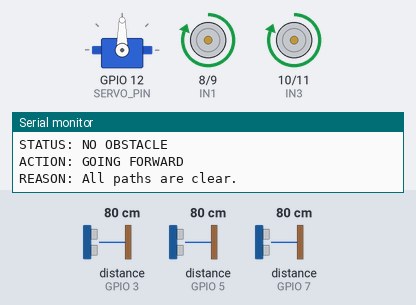
Recording of a sketch running on a simulated ESP32. On the bench: servo, motor-driver pin pairs drawn as motors (green arrow = first pin HIGH = forward, orange = second pin HIGH = backward, longer = more drive), the last lines printed to the serial monitor. Wiring (inferred from the names in the program): 3 × ultrasonic range finder: trigger GPIO 2, echo GPIO 3 / trigger GPIO 4, echo GPIO 5 / trigger GPIO 6, echo GPIO 7. Inputs (shaded band) come from the test bench; at power-on: distance to the obstacle (sensors on GPIO 3, GPIO 5, GPIO 7) 80 cm. The echo pulse lasts 58.3 µs per cm.

Above: at 1.7 s.
1.8 s: distance to the obstacle (sensor on GPIO 3) set to 28 cm
3.3 s: distance to the obstacle (sensor on GPIO 3) set to 24 cm
At 3.82 s:
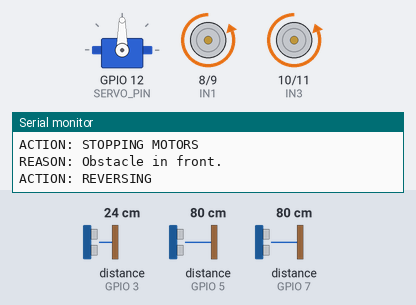
At 5.1 s:
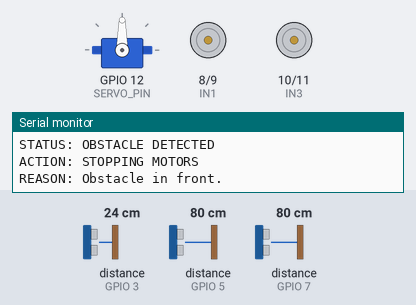
6.3 s: distance to the obstacle (sensor on GPIO 5) set to 84 cm
9.3 s: distance to the obstacle (sensor on GPIO 5) set to 2 cm
12.3 s: distance to the obstacle (sensor on GPIO 7) set to 2 cm
At 13.8 s:
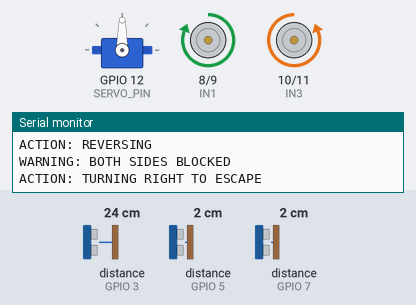
15.3 s: distance to the obstacle (sensor on GPIO 7) set to 18 cm
18.3 s: distance to the obstacle (sensor on GPIO 7) set to 23 cm
At 20.64 s:
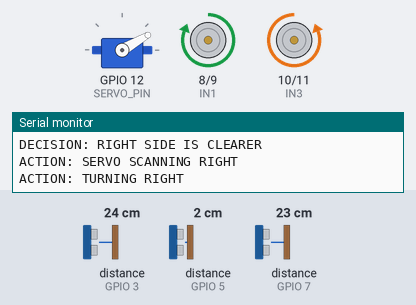
Timing chart, 0 to 22.3 s (numbered marks = the images above; inputs shaded):
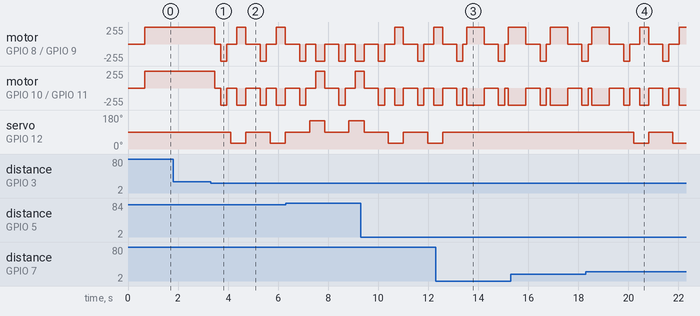

Measured:
- the behaviour switches between 27 and 26 cm on distance to the obstacle (sensor on GPIO 3) (found by bisection; images 0 and 1)
- the behaviour switches between 20 and 21 cm on distance to the obstacle (sensor on GPIO 7) (found by bisection; images 3 and 4)
- after the input at 12.3 s, servo on GPIO 12 (SERVO_PIN): goes on until 12.6 s, then stays 90°
- after the input at 18.3 s, servo on GPIO 12 (SERVO_PIN): 90° → 30° after 1.9 s, → 90° 0.60 s later, → 30° 0.97 s later

The sketch:

obs_det.ino
```cpp
#include <Servo.h>

const int TRIG_F = 2;
const int ECHO_F = 3;

const int TRIG_L = 4;
const int ECHO_L = 5;

const int TRIG_R = 6;
const int ECHO_R = 7;

const int IN1 = 8;
const int IN2 = 9;
const int IN3 = 10;
const int IN4 = 11;

const int SERVO_PIN = 12;
Servo scanServo;

const int SAFE_DISTANCE = 25;
const int SIDE_CLEARANCE = 20;

const int SERVO_CENTER = 90;
const int SERVO_LEFT = 150;
const int SERVO_RIGHT = 30;

const int REVERSE_TIME = 250;
const int TURN_TIME = 350;

long getDistance(int trigPin, int echoPin) {
  digitalWrite(trigPin, LOW);
  delayMicroseconds(3);

  digitalWrite(trigPin, HIGH);
  delayMicroseconds(10);
  digitalWrite(trigPin, LOW);

  unsigned long duration =
      pulseIn(echoPin, HIGH, 25000UL);

  if (duration == 0) {
    return 250;
  }

  long distance = duration * 0.0343 / 2.0;

  return distance;
}

void readSensors(long &front, long &left, long &right) {
  front = getDistance(TRIG_F, ECHO_F);
  delay(35);

  left = getDistance(TRIG_L, ECHO_L);
  delay(35);

  right = getDistance(TRIG_R, ECHO_R);
  delay(35);
}

void stopMotors() {
  digitalWrite(IN1, LOW);
  digitalWrite(IN2, LOW);
  digitalWrite(IN3, LOW);
  digitalWrite(IN4, LOW);
}

void moveForward() {
  // Left motor
  digitalWrite(IN1, HIGH);
  digitalWrite(IN2, LOW);

  // Right motor
  digitalWrite(IN3, HIGH);
  digitalWrite(IN4, LOW);
}

void moveBackward() {
  digitalWrite(IN1, LOW);
  digitalWrite(IN2, HIGH);

  digitalWrite(IN3, LOW);
  digitalWrite(IN4, HIGH);
}

void turnLeft() {
  // Left motor backward
  digitalWrite(IN1, LOW);
  digitalWrite(IN2, HIGH);

  // Right motor forward
  digitalWrite(IN3, HIGH);
  digitalWrite(IN4, LOW);
}

void turnRight() {
  // Left motor forward
  digitalWrite(IN1, HIGH);
  digitalWrite(IN2, LOW);

  // Right motor backward
  digitalWrite(IN3, LOW);
  digitalWrite(IN4, HIGH);
}

void setup() {
  Serial.begin(9600);

  pinMode(TRIG_F, OUTPUT);
  pinMode(ECHO_F, INPUT);

  pinMode(TRIG_L, OUTPUT);
  pinMode(ECHO_L, INPUT);

  pinMode(TRIG_R, OUTPUT);
  pinMode(ECHO_R, INPUT);

  pinMode(IN1, OUTPUT);
  pinMode(IN2, OUTPUT);
  pinMode(IN3, OUTPUT);
  pinMode(IN4, OUTPUT);

  scanServo.attach(SERVO_PIN);
  scanServo.write(SERVO_CENTER);

  stopMotors();
  delay(500);

  Serial.println("Obstacle avoidance robot ready");
}


void loop() {
  long front, left, right;

  readSensors(front, left, right);

  Serial.println();
  Serial.println("========== ROBOT STATUS ==========");

  Serial.print("Front Distance: ");
  Serial.print(front);
  Serial.println(" cm");

  Serial.print("Left Distance : ");
  Serial.print(left);
  Serial.println(" cm");

  Serial.print("Right Distance: ");
  Serial.print(right);
  Serial.println(" cm");

  // CASE 1: All paths are clear
  if (front > SAFE_DISTANCE &&
      left > SIDE_CLEARANCE &&
      right > SIDE_CLEARANCE) {

    scanServo.write(SERVO_CENTER);
    moveForward();

    Serial.println("STATUS: NO OBSTACLE");
    Serial.println("ACTION: GOING FORWARD");
    Serial.println("REASON: All paths are clear.");

    delay(40);
    return;
  }

  // CASE 2: Obstacle detected
  stopMotors();

  Serial.println("STATUS: OBSTACLE DETECTED");
  Serial.println("ACTION: STOPPING MOTORS");

  if (front <= SAFE_DISTANCE) {
    Serial.println("REASON: Obstacle in front.");
  }
  else if (left <= SIDE_CLEARANCE) {
    Serial.println("REASON: Left side is blocked.");
  }
  else {
    Serial.println("REASON: Right side is blocked.");
  }

  delay(150);

  Serial.println("ACTION: REVERSING");
  moveBackward();
  delay(REVERSE_TIME);

  stopMotors();
  delay(150);

  // CASE 3: Turn left if left has more space
  if (left > right && left > SIDE_CLEARANCE) {

    Serial.println("DECISION: LEFT SIDE IS CLEARER");
    Serial.println("ACTION: SERVO SCANNING LEFT");

    scanServo.write(SERVO_LEFT);
    delay(250);

    Serial.println("ACTION: TURNING LEFT");
    turnLeft();
    delay(TURN_TIME);

  }

  // CASE 4: Turn right if right has more space
  else if (right >= left && right > SIDE_CLEARANCE) {

    Serial.println("DECISION: RIGHT SIDE IS CLEARER");
    Serial.println("ACTION: SERVO SCANNING RIGHT");

    scanServo.write(SERVO_RIGHT);
    delay(250);

    Serial.println("ACTION: TURNING RIGHT");
    turnRight();
    delay(TURN_TIME);

  }

  // CASE 5: Both sides blocked
  else {

    Serial.println("WARNING: BOTH SIDES BLOCKED");
    Serial.println("ACTION: TURNING RIGHT TO ESCAPE");

    turnRight();
    delay(TURN_TIME * 2);
  }

  // Return to the normal position
  stopMotors();
  scanServo.write(SERVO_CENTER);

  Serial.println("ACTION: STOPPED AFTER TURN");
  Serial.println("STATUS: CHECKING PATH AGAIN");
  Serial.println("==================================");

  delay(150);
}
```
